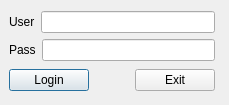
<?xml version="1.0" encoding="UTF-8"?>
<ui version="4.0">
 <class>login</class>
 <widget class="QDialog" name="login">
  <property name="geometry">
   <rect>
    <x>0</x>
    <y>0</y>
    <width>229</width>
    <height>105</height>
   </rect>
  </property>
  <property name="maximumSize">
   <size>
    <width>300</width>
    <height>200</height>
   </size>
  </property>
  <property name="windowTitle">
   <string>Login</string>
  </property>
  <widget class="QWidget" name="">
   <property name="geometry">
    <rect>
     <x>9</x>
     <y>9</y>
     <width>206</width>
     <height>85</height>
    </rect>
   </property>
   <layout class="QVBoxLayout" name="verticalLayout_2">
    <item>
     <layout class="QVBoxLayout" name="verticalLayout">
      <item>
       <layout class="QHBoxLayout" name="horizontalLayout_2">
        <item>
         <widget class="QLabel" name="label">
          <property name="text">
           <string>User</string>
          </property>
         </widget>
        </item>
        <item>
         <widget class="QLineEdit" name="userledit"/>
        </item>
       </layout>
      </item>
      <item>
       <layout class="QHBoxLayout" name="horizontalLayout">
        <item>
         <widget class="QLabel" name="label_2">
          <property name="text">
           <string>Pass</string>
          </property>
         </widget>
        </item>
        <item>
         <widget class="QLineEdit" name="passledit"/>
        </item>
       </layout>
      </item>
     </layout>
    </item>
    <item>
     <layout class="QHBoxLayout" name="horizontalLayout_3">
      <item>
       <widget class="QPushButton" name="loginbtn">
        <property name="text">
         <string>Login</string>
        </property>
       </widget>
      </item>
      <item>
       <spacer name="horizontalSpacer">
        <property name="orientation">
         <enum>Qt::Horizontal</enum>
        </property>
        <property name="sizeHint" stdset="0">
         <size>
          <width>40</width>
          <height>20</height>
         </size>
        </property>
       </spacer>
      </item>
      <item>
       <widget class="QPushButton" name="exitbtn">
        <property name="text">
         <string>Exit</string>
        </property>
       </widget>
      </item>
     </layout>
    </item>
   </layout>
  </widget>
 </widget>
 <resources/>
 <connections/>
</ui>
